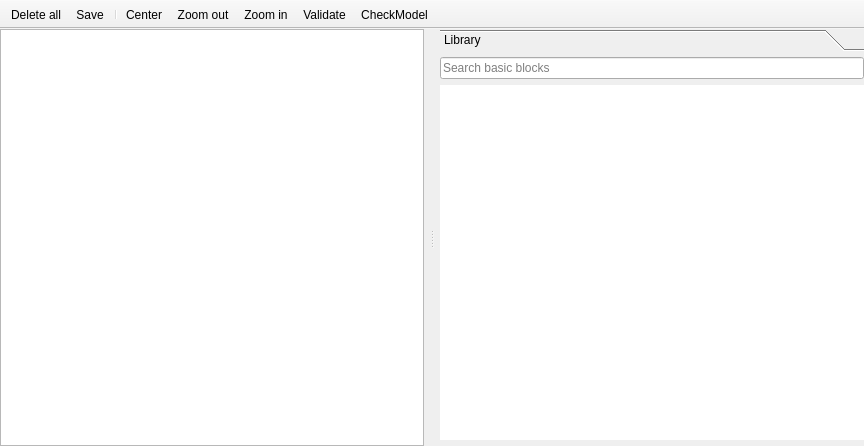
<?xml version="1.0" encoding="UTF-8"?>
<ui version="4.0">
 <class>BlockEditorWindow</class>
 <widget class="QMainWindow" name="BlockEditorWindow">
  <property name="geometry">
   <rect>
    <x>0</x>
    <y>0</y>
    <width>864</width>
    <height>446</height>
   </rect>
  </property>
  <property name="windowTitle">
   <string>BlockEditorWindow</string>
  </property>
  <widget class="QWidget" name="centralwidget">
   <layout class="QVBoxLayout" name="verticalLayout">
    <property name="leftMargin">
     <number>0</number>
    </property>
    <property name="topMargin">
     <number>0</number>
    </property>
    <property name="rightMargin">
     <number>0</number>
    </property>
    <property name="bottomMargin">
     <number>0</number>
    </property>
    <item>
     <widget class="QFrame" name="frame_3">
      <property name="frameShape">
       <enum>QFrame::Shape::NoFrame</enum>
      </property>
      <property name="frameShadow">
       <enum>QFrame::Shadow::Raised</enum>
      </property>
      <layout class="QVBoxLayout" name="verticalLayout_2">
       <property name="leftMargin">
        <number>0</number>
       </property>
       <property name="topMargin">
        <number>0</number>
       </property>
       <property name="rightMargin">
        <number>0</number>
       </property>
       <property name="bottomMargin">
        <number>0</number>
       </property>
       <item>
        <widget class="QSplitter" name="splitter">
         <property name="orientation">
          <enum>Qt::Orientation::Horizontal</enum>
         </property>
         <widget class="QFrame" name="frame_7">
          <property name="frameShape">
           <enum>QFrame::Shape::NoFrame</enum>
          </property>
          <property name="frameShadow">
           <enum>QFrame::Shadow::Raised</enum>
          </property>
          <layout class="QVBoxLayout" name="verticalLayout_3">
           <property name="leftMargin">
            <number>0</number>
           </property>
           <property name="topMargin">
            <number>0</number>
           </property>
           <property name="rightMargin">
            <number>6</number>
           </property>
           <property name="bottomMargin">
            <number>0</number>
           </property>
           <item>
            <widget class="QGraphicsView" name="graphicsView"/>
           </item>
          </layout>
         </widget>
         <widget class="QFrame" name="frame">
          <property name="frameShape">
           <enum>QFrame::Shape::NoFrame</enum>
          </property>
          <property name="frameShadow">
           <enum>QFrame::Shadow::Raised</enum>
          </property>
          <layout class="QVBoxLayout" name="verticalLayout_6">
           <property name="leftMargin">
            <number>6</number>
           </property>
           <property name="topMargin">
            <number>0</number>
           </property>
           <property name="rightMargin">
            <number>0</number>
           </property>
           <property name="bottomMargin">
            <number>0</number>
           </property>
           <item>
            <widget class="QToolBox" name="toolBox">
             <property name="currentIndex">
              <number>0</number>
             </property>
             <widget class="QWidget" name="page_7">
              <property name="geometry">
               <rect>
                <x>0</x>
                <y>0</y>
                <width>424</width>
                <height>369</height>
               </rect>
              </property>
              <attribute name="label">
               <string>Library</string>
              </attribute>
              <layout class="QVBoxLayout" name="verticalLayout_13">
               <property name="leftMargin">
                <number>0</number>
               </property>
               <property name="topMargin">
                <number>0</number>
               </property>
               <property name="rightMargin">
                <number>0</number>
               </property>
               <property name="bottomMargin">
                <number>0</number>
               </property>
               <item>
                <widget class="QFrame" name="libraryHeaderFrame">
                 <property name="frameShape">
                  <enum>QFrame::Shape::NoFrame</enum>
                 </property>
                 <property name="frameShadow">
                  <enum>QFrame::Shadow::Raised</enum>
                 </property>
                 <layout class="QHBoxLayout" name="horizontalLayout_5">
                  <property name="leftMargin">
                   <number>0</number>
                  </property>
                  <property name="topMargin">
                   <number>0</number>
                  </property>
                  <property name="rightMargin">
                   <number>0</number>
                  </property>
                  <property name="bottomMargin">
                   <number>0</number>
                  </property>
                  <item>
                   <widget class="QLineEdit" name="librarySearchLineEdit">
                    <property name="placeholderText">
                     <string>Search basic blocks</string>
                    </property>
                   </widget>
                  </item>
                 </layout>
                </widget>
               </item>
               <item>
                <widget class="QTreeView" name="libraryTreeView">
                 <property name="frameShape">
                  <enum>QFrame::Shape::NoFrame</enum>
                 </property>
                </widget>
               </item>
              </layout>
             </widget>
            </widget>
           </item>
           <item>
            <widget class="QFrame" name="frame_4">
             <property name="frameShape">
              <enum>QFrame::Shape::NoFrame</enum>
             </property>
             <property name="frameShadow">
              <enum>QFrame::Shadow::Raised</enum>
             </property>
             <layout class="QHBoxLayout" name="horizontalLayout">
              <property name="leftMargin">
               <number>0</number>
              </property>
              <property name="topMargin">
               <number>0</number>
              </property>
              <property name="rightMargin">
               <number>0</number>
              </property>
              <property name="bottomMargin">
               <number>0</number>
              </property>
             </layout>
            </widget>
           </item>
          </layout>
         </widget>
        </widget>
       </item>
      </layout>
     </widget>
    </item>
   </layout>
  </widget>
  <widget class="QToolBar" name="toolBar">
   <property name="windowTitle">
    <string>toolBar</string>
   </property>
   <property name="movable">
    <bool>false</bool>
   </property>
   <property name="floatable">
    <bool>false</bool>
   </property>
   <attribute name="toolBarArea">
    <enum>TopToolBarArea</enum>
   </attribute>
   <attribute name="toolBarBreak">
    <bool>false</bool>
   </attribute>
   <addaction name="action_delete_all"/>
   <addaction name="actionSave"/>
   <addaction name="separator"/>
   <addaction name="actionCenter"/>
   <addaction name="actionZoom_out"/>
   <addaction name="actionZoom_in"/>
   <addaction name="actionValidate"/>
   <addaction name="block_editor_actionCheckModel"/>
  </widget>
  <action name="block_editor_actionCheckModel">
   <property name="icon">
    <iconset resource="../../Icons/icons.qrc">
     <normaloff>:/Icons/icons/magnifying_glass2.png</normaloff>:/Icons/icons/magnifying_glass2.png</iconset>
   </property>
   <property name="text">
    <string>CheckModel</string>
   </property>
   <property name="toolTip">
    <string>Inspect model</string>
   </property>
   <property name="menuRole">
    <enum>QAction::MenuRole::NoRole</enum>
   </property>
  </action>
  <action name="actionCenter">
   <property name="icon">
    <iconset resource="../../Icons/icons.qrc">
     <normaloff>:/Icons/icons/resize.png</normaloff>:/Icons/icons/resize.png</iconset>
   </property>
   <property name="text">
    <string>Center</string>
   </property>
   <property name="menuRole">
    <enum>QAction::MenuRole::NoRole</enum>
   </property>
  </action>
  <action name="actionZoom_in">
   <property name="icon">
    <iconset resource="../../Icons/icons.qrc">
     <normaloff>:/Icons/icons/zoom_in.png</normaloff>:/Icons/icons/zoom_in.png</iconset>
   </property>
   <property name="text">
    <string>Zoom in</string>
   </property>
   <property name="menuRole">
    <enum>QAction::MenuRole::NoRole</enum>
   </property>
  </action>
  <action name="actionZoom_out">
   <property name="icon">
    <iconset resource="../../Icons/icons.qrc">
     <normaloff>:/Icons/icons/zoom_out.png</normaloff>:/Icons/icons/zoom_out.png</iconset>
   </property>
   <property name="text">
    <string>Zoom out</string>
   </property>
   <property name="menuRole">
    <enum>QAction::MenuRole::NoRole</enum>
   </property>
  </action>
  <action name="action_delete_all">
   <property name="enabled">
    <bool>true</bool>
   </property>
   <property name="icon">
    <iconset resource="../../Icons/icons.qrc">
     <normaloff>:/Icons/icons/new.png</normaloff>:/Icons/icons/new.png</iconset>
   </property>
   <property name="text">
    <string>Delete all</string>
   </property>
   <property name="toolTip">
    <string>Delete all blocks to start from scratch.</string>
   </property>
   <property name="menuRole">
    <enum>QAction::MenuRole::NoRole</enum>
   </property>
  </action>
  <action name="actionValidate">
   <property name="icon">
    <iconset resource="../../Icons/icons.qrc">
     <normaloff>:/Icons/icons/check_all.png</normaloff>:/Icons/icons/check_all.png</iconset>
   </property>
   <property name="text">
    <string>Validate</string>
   </property>
   <property name="menuRole">
    <enum>QAction::MenuRole::NoRole</enum>
   </property>
  </action>
  <action name="actionSave">
   <property name="icon">
    <iconset resource="../../Icons/icons.qrc">
     <normaloff>:/Icons/icons/savec.png</normaloff>:/Icons/icons/savec.png</iconset>
   </property>
   <property name="text">
    <string>Save</string>
   </property>
   <property name="shortcut">
    <string>Ctrl+S</string>
   </property>
   <property name="menuRole">
    <enum>QAction::MenuRole::NoRole</enum>
   </property>
  </action>
 </widget>
 <resources>
  <include location="../../Icons/icons.qrc"/>
 </resources>
 <connections/>
</ui>
